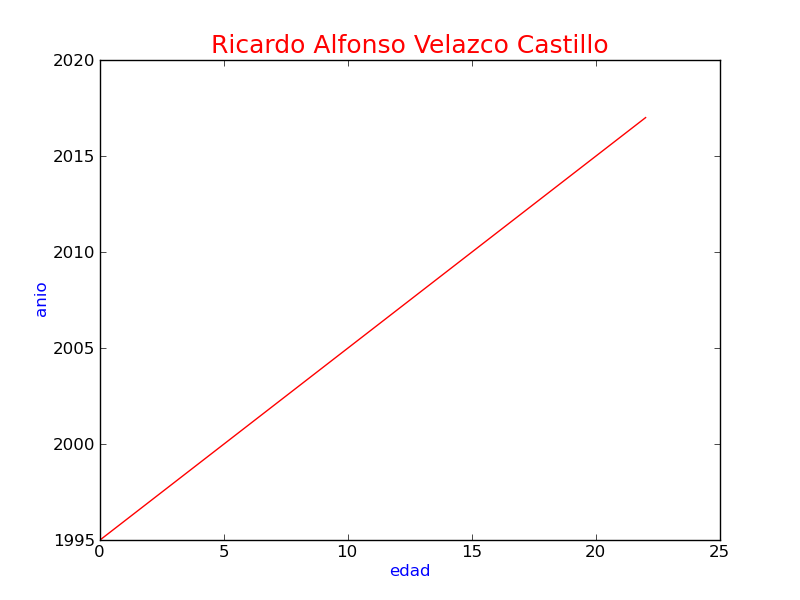

Generate this figure with Python:
import numpy as np
import pylab as pl
import matplotlib.pyplot as plt
x = [0,1,2,3,4,5,6,7,8,9,10,11,12,13,14,15,16,17,18,19,20,21,22]
y = [1995,1996,1997,1998,1999,2000,2001,2002,2003,2004,2005,2006,2007,2008,2009,2010,2011,2012,2013,2014,2015,2016,2017]
pl.plot(x,y,'r')
pl.ylabel('anio', color='blue')
pl.xlabel('edad', color='blue')
plt.title('Ricardo Alfonso Velazco Castillo', fontsize = 18, color = 'red')
pl.savefig('preguntauno.png')
